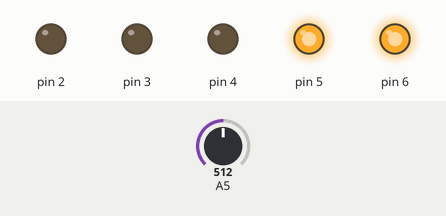
The sketch below on a simulated Arduino Uno, built with avr-gcc and run on an emulated ATmega328P. On the bench: output pins drawn as LEDs (lit = HIGH). Inputs (shaded band) come from the test bench; at power-on: A5 = 512.

Above: at 1.2 s.
1.3 s: A5 set to 599
2.8 s: A5 set to 630
At 3.2 s:
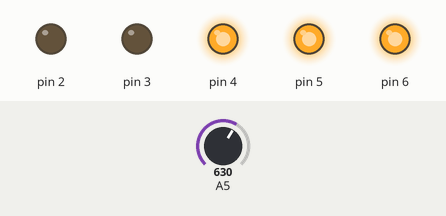
4.3 s: A5 set to 802
5.8 s: A5 set to 826
At 6.1 s:
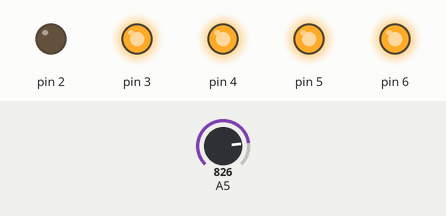
7.3 s: A5 set to 1010
8.8 s: A5 set to 1023
At 10.2 s:
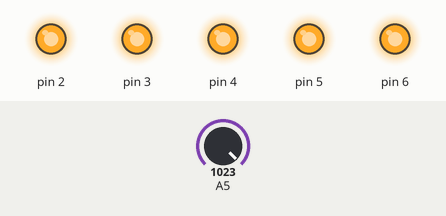
Timing chart, 0 to 11.3 s (numbered marks = the images above; inputs shaded):
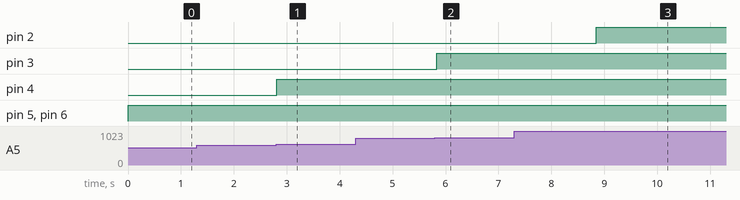

Measured:
- the behaviour switches between 613 and 614 on A5 (found by bisection; images 0 and 1)
- the behaviour switches between 818 and 819 on A5 (found by bisection; images 1 and 2)
- the behaviour switches between 1022 and 1023 on A5 (found by bisection; images 2 and 3)
- after the input at 1.3 s, every drawn part: stays the same
- after the input at 2.8 s, pin 4: LOW → HIGH at once
- after the input at 4.3 s, every drawn part: stays the same
- after the input at 5.8 s, pin 3: LOW → HIGH at once
- after the input at 7.3 s, every drawn part: stays the same
- after the input at 8.8 s, pin 2: LOW → HIGH after 0.05 s

The sketch:

sketch_jan19f.ino
```cpp
int variable = 0;

void setup() {
  pinMode(2, OUTPUT);
  pinMode(3, OUTPUT);
  pinMode(4, OUTPUT);
  pinMode(5, OUTPUT);
  pinMode(6, OUTPUT);
}

void loop() {
  variable = analogRead(A5);
  variable = map(variable, 0, 1023, 0, 5);
  Serial.println(variable);
  if(variable == 1){
    digitalWrite(2, LOW);
    digitalWrite(3, LOW);
    digitalWrite(4, LOW);
    digitalWrite(5, LOW);
    digitalWrite(6, HIGH);
  } else if(variable == 2){
    digitalWrite(2, LOW);
    digitalWrite(3, LOW);
    digitalWrite(4, LOW);
    digitalWrite(5, HIGH);
    digitalWrite(6, HIGH);
  } else if(variable == 3){
    digitalWrite(2, LOW);
    digitalWrite(3, LOW);
    digitalWrite(4, HIGH);
    digitalWrite(5, HIGH);
    digitalWrite(6, HIGH);
  } else if(variable == 4){
    digitalWrite(2, LOW);
    digitalWrite(3, HIGH);
    digitalWrite(4, HIGH);
    digitalWrite(5, HIGH);
    digitalWrite(6, HIGH);
  } else if(variable == 5){
    digitalWrite(2, HIGH);
    digitalWrite(3, HIGH);
    digitalWrite(4, HIGH);
    digitalWrite(5, HIGH);
    digitalWrite(6, HIGH);
  } else {
    digitalWrite(2, LOW);
    digitalWrite(3, LOW);
    digitalWrite(4, LOW);
    digitalWrite(5, LOW);
    digitalWrite(6, LOW);
  }
  delay(50);
}
```
